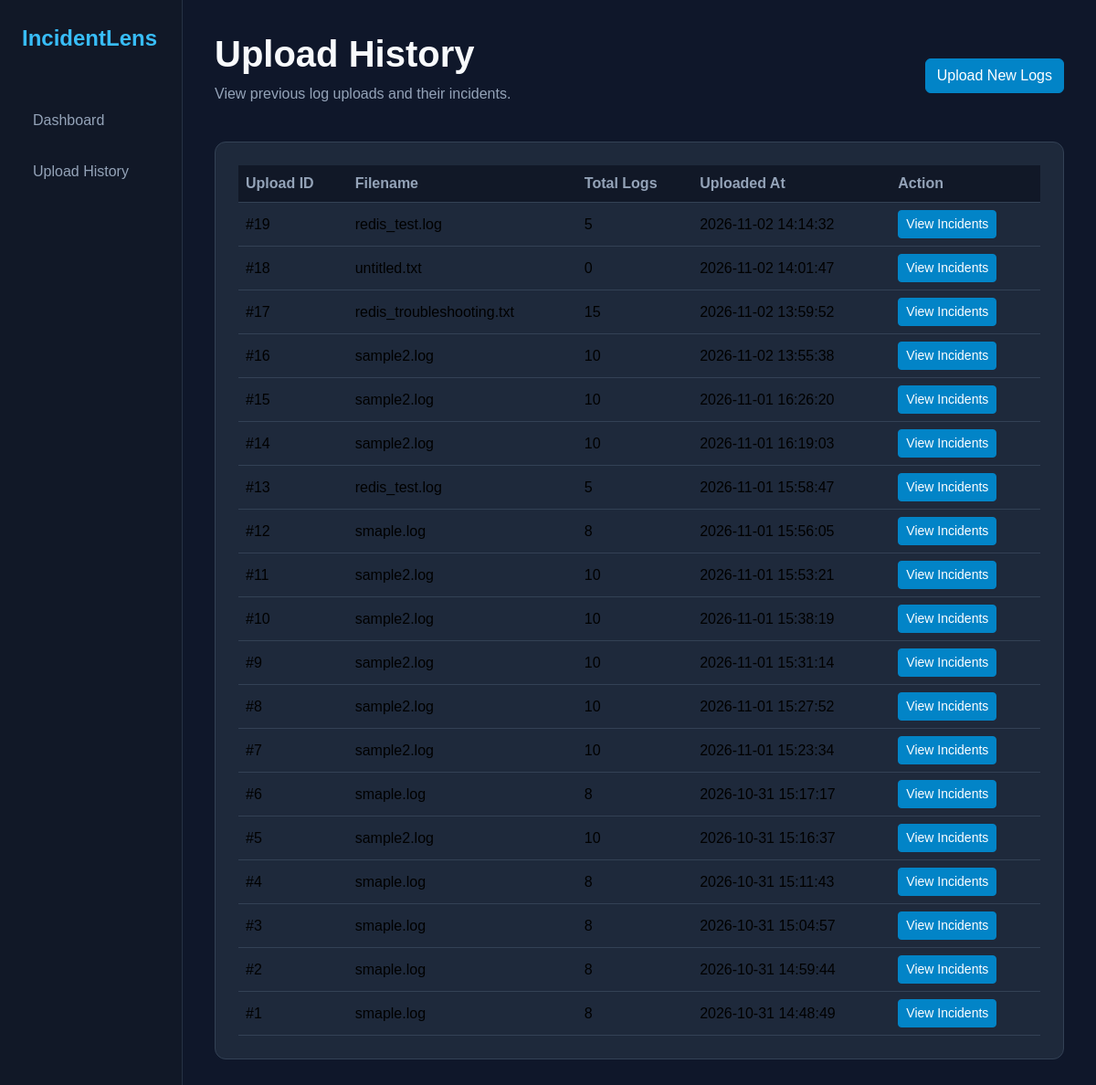
The app's page /history with its own data.
### tables this page shows
CREATE TABLE uploads (
            id INTEGER PRIMARY KEY AUTOINCREMENT,
            filename TEXT,
            total_logs INTEGER,
            created_at TIMESTAMP DEFAULT CURRENT_TIMESTAMP
        );

### app.py (the view)
@app.route("/history")
def history():
    uploads = get_upload_history()
    return render_template(
        "history.html",
        uploads=uploads
    )

### database.py (called while the page is built)
def get_upload_history():
    conn = sqlite3.connect(DATABASE)
    cursor = conn.cursor()
    cursor.execute("""
        SELECT id, filename, total_logs, created_at
        FROM uploads
        ORDER BY created_at DESC
    """)
    uploads = cursor.fetchall()
    conn.close()
    return uploads

### templates/history.html (shortened to what this page needs)
<!DOCTYPE html>
<html lang="en">
<head>
    <link
        href="https://cdn.jsdelivr.net/npm/bootstrap@5.3.3/dist/css/bootstrap.min.css"
        rel="stylesheet"
    >
</head>
<body>
<div class="container-fluid">
    <div class="row">
        <div class="col-md-2 sidebar p-4">
            <div class="brand mb-5">
                IncidentLens
            </div>
            <a href="/">Dashboard</a>
            <a href="/history">Upload History</a>
        </div>
        <div class="col-md-10 main-content">
            <div class="d-flex justify-content-between align-items-center mb-4">
                <div>
                    <h1 class="section-title">
                        Upload History
                    </h1>
                    <p class="text-muted-custom">
                        View previous log uploads and their incidents.
                    </p>
                </div>
                <a href="/" class="btn btn-primary">
                    Upload New Logs
                </a>
            </div>
            <div class="history-card">
                <div class="table-responsive">
                    <table class="table table-hover mb-0">
                        <thead>
                            <tr>
                                <th>Upload ID</th>
                                <th>Filename</th>
                                <th>Total Logs</th>
                                <th>Uploaded At</th>
                                <th>Action</th>
                            </tr>
                        </thead>
                        <tbody>
                            {% for upload in uploads %}
                            <tr>
                                <td>
                                    #{{ upload[0] }}
                                </td>
                                <td>
                                    {{ upload[1] }}
                                </td>
                                <td>
                                    {{ upload[2] }}
                                </td>
                                <td>
                                    {{ upload[3] }}
                                </td>
                                <td>
                                    <a
                                        href="/incidents/{{ upload[0] }}"
                                        class="btn btn-sm btn-primary"
                                    >
                                        View Incidents
                                    </a>
                                </td>
                            </tr>
                            {% endfor %}
                        </tbody>
                    </table>
                </div>
            </div>
        </div>
    </div>
</div>
</body>
</html>

### templates/history.html (style rules this page uses)
body { background-color: #0f172a; color: #e2e8f0; font-family: Arial, sans-serif; }
.sidebar { background-color: #111827; min-height: 100vh; border-right: 1px solid #263244; }
.brand { color: #38bdf8; font-size: 24px; font-weight: bold; }
.sidebar a { display: block; color: #94a3b8; text-decoration: none; padding: 12px; border-radius: 8px; margin-bottom: 8px; }
.main-content { padding: 35px; }
.history-card { background-color: #1e293b; border: 1px solid #334155; border-radius: 12px; padding: 25px; }
.table { color: #e2e8f0; }
.table thead th { color: #94a3b8; background-color: #111827; border-color: #334155; }
.table tbody td { background-color: #1e293b; border-color: #334155; vertical-align: middle; }
.section-title { color: #f8fafc; font-weight: bold; }
.text-muted-custom { color: #94a3b8; }
.btn-primary { background-color: #0284c7; border-color: #0284c7; }

### records on screen
uploads: id "19", filename "redis_test.log", total_logs "5", created_at "2026-11-02 14:14:32"
uploads: id "18", filename "untitled.txt", total_logs "0", created_at "2026-11-02 14:01:47"
uploads: id "17", filename "redis_troubleshooting.txt", total_logs "15", created_at "2026-11-02 13:59:52"
uploads: id "16", filename "sample2.log", total_logs "10", created_at "2026-11-02 13:55:38"
uploads: id "15", filename "sample2.log", total_logs "10", created_at "2026-11-01 16:26:20"
uploads: id "14", filename "sample2.log", total_logs "10", created_at "2026-11-01 16:19:03"
uploads: id "13", filename "redis_test.log", total_logs "5", created_at "2026-11-01 15:58:47"
uploads: id "12", filename "smaple.log", total_logs "8", created_at "2026-11-01 15:56:05"
uploads: id "11", filename "sample2.log", total_logs "10", created_at "2026-11-01 15:53:21"
uploads: id "10", filename "sample2.log", total_logs "10", created_at "2026-11-01 15:38:19"
uploads: id "9", filename "sample2.log", total_logs "10", created_at "2026-11-01 15:31:14"
uploads: id "8", filename "sample2.log", total_logs "10", created_at "2026-11-01 15:27:52"
uploads: id "7", filename "sample2.log", total_logs "10", created_at "2026-11-01 15:23:34"
uploads: id "6", filename "smaple.log", total_logs "8", created_at "2026-10-31 15:17:17"
uploads: id "5", filename "sample2.log", total_logs "10", created_at "2026-10-31 15:16:37"
uploads: id "4", filename "smaple.log", total_logs "8", created_at "2026-10-31 15:11:43"
uploads: id "3", filename "smaple.log", total_logs "8", created_at "2026-10-31 15:04:57"
uploads: id "2", filename "smaple.log", total_logs "8", created_at "2026-10-31 14:59:44"
uploads: id "1", filename "smaple.log", total_logs "8", created_at "2026-10-31 14:48:49"
